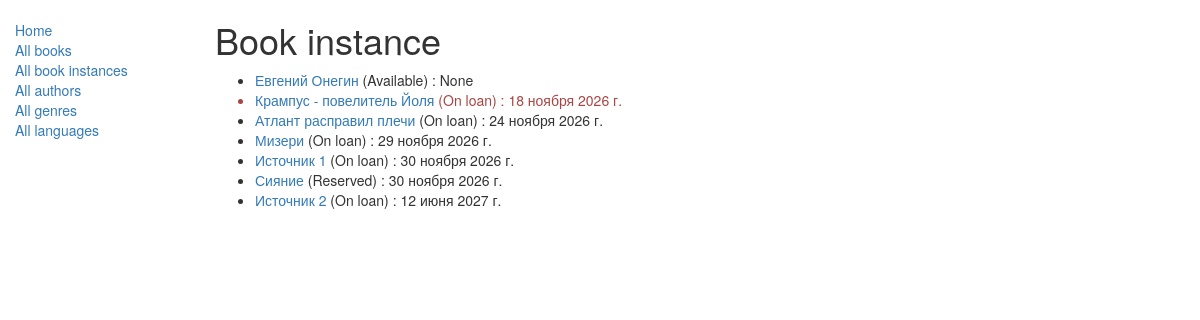
Before: /catalog/bookinstances/ with the older database file.
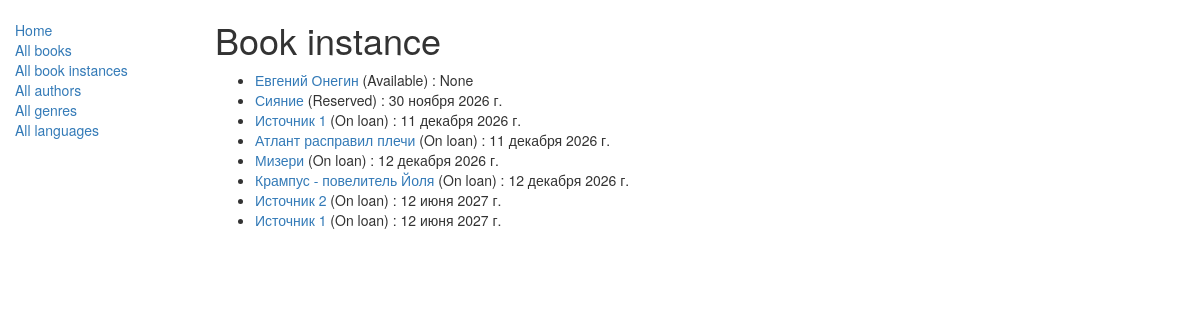
After: the same page with the newer database file.
### catalog/models.py (models this page shows, shortened)
class BookInstance(models.Model):
    id = models.UUIDField(primary_key=True, default=uuid.uuid4, help_text="Уникальный идентификатор для конкретной книги.")
    book = models.ForeignKey('Book', on_delete=models.SET_NULL, null=True)
    imprint = models.CharField(max_length=200)
    due_back = models.DateField(null=True, blank=True)
    borrower = models.ForeignKey(settings.AUTH_USER_MODEL, on_delete=models.SET_NULL, null=True, blank=True)
    LOAN_STATUS = (
        ('m', 'Maintenance'),
        ('o', 'On loan'),
        ('a', 'Available'),
        ('r', 'Reserved'),
    )
    status = models.CharField(max_length=1, choices=LOAN_STATUS, blank=True, default='m', help_text="Наличие книги.")
    class Meta:
        ordering = ('due_back',)
        permissions = (("can_mark_returned", "Set book as returned"),)
    @property
    def is_overdue(self):
        return bool(self.due_back and date.today() > self.due_back)

class Book(models.Model):
    title = models.CharField(max_length=200)
    author = models.ForeignKey('Author', on_delete=models.SET_NULL, null=True)
    summary = models.TextField(max_length=1000, help_text='Добавьте описание для книги.')
    isbn = models.CharField('ISBN', max_length=13, help_text="13 Персонажей <a href='https://www.isbn-international.org/content/what-isbn'>ISBN</a>")
    genre = models.ManyToManyField('Genre', help_text="Выберите жанр для книги.")
    language = models.ForeignKey('Language', on_delete=models.SET_NULL, null=True)
    class Meta:
        ordering = ['title','author']
    def display_genre(self):
        return ", ".join([genre.name for genre in self.genre.all()[:3] ])
    display_genre.short_description = 'Genre'

### catalog/views.py (the view)
# urls.py: path('bookinstances/', views.BookInstanceListView.as_view(), name='bookinstances'),
class BookInstanceListView(generic.ListView):
    model = BookInstance
    paginate_by = 10

### catalog/templates/catalog/bookinstance_list.html (shortened to what this page needs)
{% extends "base_generic.html" %}
{% block content %}
    <h1>Book instance</h1>
    <ul>
      {% for bookinst in bookinstance_list %}
      <li class="{% if bookinst.is_overdue %}text-danger{% endif %}">
        <a href="{% url 'bookinstance-detail' bookinst.pk %}">{{bookinst.book.title}}</a> ({{ bookinst.get_status_display }})
        {% if bookinst.status != bookinst.LoanStatus.AVAILABLE %}: {{ bookinst.due_back }} {% endif %}
      </li>
      {% empty %}
      <li>There are no book copies available.</li>
      {% endfor %}
    </ul>
{% endblock %}

### catalog/templates/base_generic.html (shortened to what this page needs)
<!DOCTYPE html>
<html lang="en">
  <head>
    {% load static %}
    <link rel="stylesheet" href="https://maxcdn.bootstrapcdn.com/bootstrap/3.3.7/css/bootstrap.min.css" />
    <link rel="stylesheet" href="{% static 'css/styles.css' %}" />
  </head>
  <body>
    <div class="container-fluid">
      <div class="row">
        <div class="col-sm-2">
          {% block sidebar %}
            <ul class="sidebar-nav">
              <li><a href="{% url 'index' %}">Home</a></li>
              <li><a href="{% url 'books' %}">All books</a></li>
              <li><a href="{% url 'bookinstances' %}">All book instances</a></li>
              <li><a href="{% url 'authors' %}">All authors</a></li>
              <li><a href="{% url 'genres' %}">All genres</a></li>
              <li><a href="{% url 'languages' %}">All languages</a></li>
            </ul>
          {% endblock %}
        </div>
        <div class="col-sm-10 ">{% block content %}{% endblock %}</div>
      </div>
    </div>
  </body>
</html>

### catalog/static/css/styles.css (style rules this page uses)
.sidebar-nav { margin-top: 20px; padding: 0; list-style: none; }

Changed rows visible on the page:
shown differently, row unchanged: BookInstance "Reserved": moves up the list
changed BookInstance (number 3 of 8 on the later page): due_back "30 ноября 2026 г." → "11 декабря 2026 г."; moves up the list
changed BookInstance "Атлант расправил плечи": due_back "24 ноября 2026 г." → "11 декабря 2026 г."
changed BookInstance "Мизери": due_back "29 ноября 2026 г." → "12 декабря 2026 г."
changed BookInstance "Крампус - повелитель Йоля": due_back "18 ноября 2026 г." → "12 декабря 2026 г."; moves down the list
added BookInstance: book "Источник 1", status "On loan", due_back "12 июня 2027 г."
